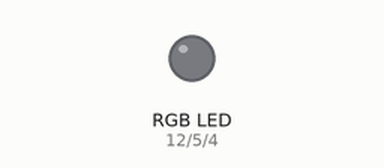
Bench run of a sketch on a simulated Arduino Uno, built with avr-gcc and run on an emulated ATmega328P. Parts: an RGB LED mixed from three pins (HIGH = lit). Dim RGB values are drawn brighter than linear.

Above: at 0.1 s.
At 4.56 s:
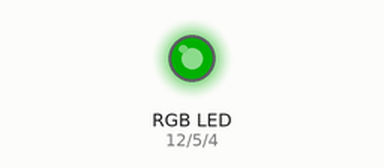
At 9.3 s:
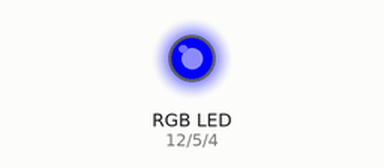
At 15.51 s:
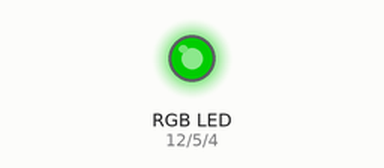
At 21.6 s:
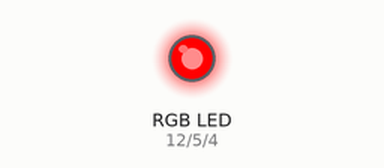
At 38.0 s:
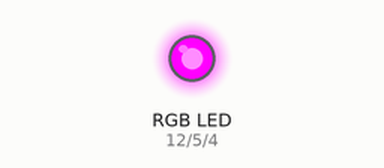
Timing chart, 0 to 39.5 s (numbered marks = the images above):
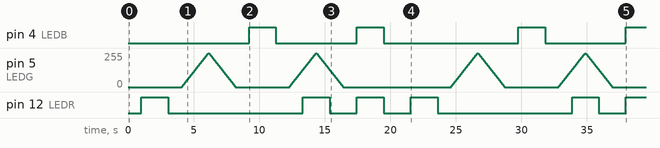

The sketch:

breathing_led.ino
```cpp
#define   LEDR   12
#define   LEDG   5
#define   LEDB   4

void setup()
{
  pinMode(LEDR,OUTPUT);
pinMode(LEDG,OUTPUT);
pinMode(LEDB,OUTPUT);
}

void loop()
{
  for(int a=0;a<=255;a++)
  {
    analogWrite(LEDR,a);
    delay(8);
  }
  for(int a=255;a>=0;a--)
  {
    analogWrite(LEDR,a);
    delay(8);
  }

  for(int a=0;a<=255;a++)
  {
    analogWrite(LEDG,a);
    delay(8);
  }
  for(int a=255;a>=0;a--)
  {
    analogWrite(LEDG,a);
    delay(8);
  }
  for(int a=0;a<=255;a++)
  {
    analogWrite(LEDB,a);
    delay(8);
  }
  for(int a=255;a>=0;a--)
  {
    analogWrite(LEDB,a);
    delay(8);
  }

  for(int a=0;a<=255;a++)
  {
    analogWrite(LEDR,a);
    analogWrite(LEDG,a);
    delay(8);
  }
  for(int a=255;a>=0;a--)
  {
    analogWrite(LEDR,a);
    analogWrite(LEDG,a);
    delay(8);
  }
  for(int a=0;a<=255;a++)
  {
    analogWrite(LEDR,a);
    analogWrite(LEDB,a);
    delay(8);
  }
  for(int a=255;a>=0;a--)
  {
    analogWrite(LEDR,a);
    analogWrite(LEDB,a);
    delay(8);
  }


}
```

Measured:
- by itself, pin 4 (LEDB): goes HIGH 2.1 s, LOW 6.2 s, HIGH 2.1 s, LOW 10.3 s, HIGH 2.1 s, LOW 6.2 s, then HIGH
- by itself, pin 12 (LEDR): LOW → HIGH at 1.0 s, → LOW 2.1 s later, → HIGH 10.3 s later, → LOW 2.1 s later, … (11 changes in this stretch)
